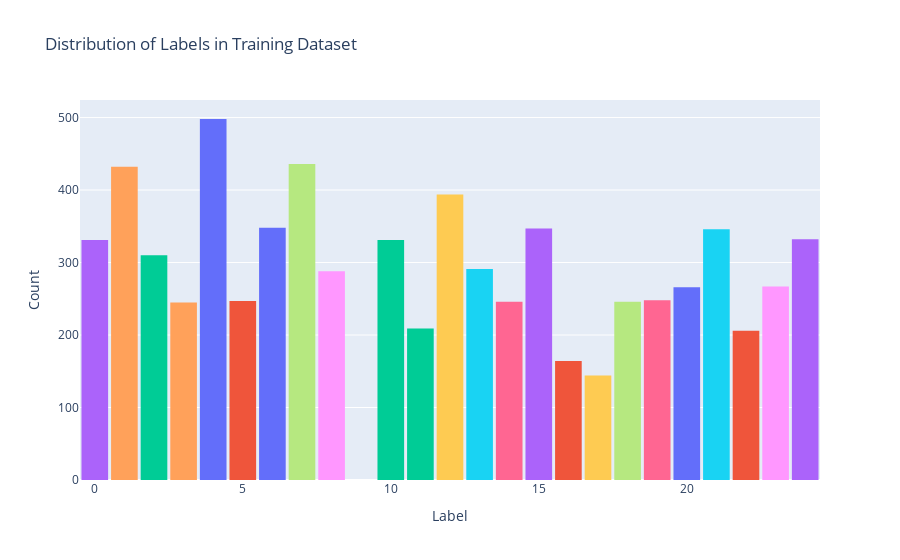

Notebook source saved alongside this figure:
### Code cell
fig = px.histogram(train_df, x='label',color='label', title='Distribution of Labels in Training Dataset')

fig.update_layout(
    xaxis_title='Label',
    yaxis_title='Count',
    showlegend=False,
    bargroupgap=0.1,
)

fig.show()

### Figure 1 — Plotly figure (JSON) as saved in the notebook; plotly's stock layout.template omitted (floating-point values rounded to 4 significant figures; data arrays with more than 128 entries replaced by an {"elided": "..."} marker saying what was removed)
{"data": [{"alignmentgroup": "True", "bingroup": "x", "hovertemplate": "label=%{x}<br>count=%{y}<extra></extra>", "legendgroup": "6", "marker": {"color": "#636efa", "pattern": {"shape": ""}}, "name": "6", "offsetgroup": "6", "orientation": "v", "showlegend": true, "type": "histogram", "x": {"elided": "348 int values"}, "xaxis": "x", "yaxis": "y"}, {"alignmentgroup": "True", "bingroup": "x", "hovertemplate": "label=%{x}<br>count=%{y}<extra></extra>", "legendgroup": "5", "marker": {"color": "#EF553B", "pattern": {"shape": ""}}, "name": "5", "offsetgroup": "5", "orientation": "v", "showlegend": true, "type": "histogram", "x": {"elided": "247 int values"}, "xaxis": "x", "yaxis": "y"}, {"alignmentgroup": "True", "bingroup": "x", "hovertemplate": "label=%{x}<br>count=%{y}<extra></extra>", "legendgroup": "10", "marker": {"color": "#00cc96", "pattern": {"shape": ""}}, "name": "10", "offsetgroup": "10", "orientation": "v", "showlegend": true, "type": "histogram", "x": {"elided": "331 int values"}, "xaxis": "x", "yaxis": "y"}, {"alignmentgroup": "True", "bingroup": "x", "hovertemplate": "label=%{x}<br>count=%{y}<extra></extra>", "legendgroup": "0", "marker": {"color": "#ab63fa", "pattern": {"shape": ""}}, "name": "0", "offsetgroup": "0", "orientation": "v", "showlegend": true, "type": "histogram", "x": {"elided": "331 int values"}, "xaxis": "x", "yaxis": "y"}, {"alignmentgroup": "True", "bingroup": "x", "hovertemplate": "label=%{x}<br>count=%{y}<extra></extra>", "legendgroup": "3", "marker": {"color": "#FFA15A", "pattern": {"shape": ""}}, "name": "3", "offsetgroup": "3", "orientation": "v", "showlegend": true, "type": "histogram", "x": {"elided": "245 int values"}, "xaxis": "x", "yaxis": "y"}, {"alignmentgroup": "True", "bingroup": "x", "hovertemplate": "label=%{x}<br>count=%{y}<extra></extra>", "legendgroup": "21", "marker": {"color": "#19d3f3", "pattern": {"shape": ""}}, "name": "21", "offsetgroup": "21", "orientation": "v", "showlegend": true, "type": "histogram", "x": {"elided": "346 int values"}, "xaxis": "x", "yaxis": "y"}, {"alignmentgroup": "True", "bingroup": "x", "hovertemplate": "label=%{x}<br>count=%{y}<extra></extra>", "legendgroup": "14", "marker": {"color": "#FF6692", "pattern": {"shape": ""}}, "name": "14", "offsetgroup": "14", "orientation": "v", "showlegend": true, "type": "histogram", "x": {"elided": "246 int values"}, "xaxis": "x", "yaxis": "y"}, {"alignmentgroup": "True", "bingroup": "x", "hovertemplate": "label=%{x}<br>count=%{y}<extra></extra>", "legendgroup": "7", "marker": {"color": "#B6E880", "pattern": {"shape": ""}}, "name": "7", "offsetgroup": "7", "orientation": "v", "showlegend": true, "type": "histogram", "x": {"elided": "436 int values"}, "xaxis": "x", "yaxis": "y"}, {"alignmentgroup": "True", "bingroup": "x", "hovertemplate": "label=%{x}<br>count=%{y}<extra></extra>", "legendgroup": "8", "marker": {"color": "#FF97FF", "pattern": {"shape": ""}}, "name": "8", "offsetgroup": "8", "orientation": "v", "showlegend": true, "type": "histogram", "x": {"elided": "288 int values"}, "xaxis": "x", "yaxis": "y"}, {"alignmentgroup": "True", "bingroup": "x", "hovertemplate": "label=%{x}<br>count=%{y}<extra></extra>", "legendgroup": "12", "marker": {"color": "#FECB52", "pattern": {"shape": ""}}, "name": "12", "offsetgroup": "12", "orientation": "v", "showlegend": true, "type": "histogram", "x": {"elided": "394 int values"}, "xaxis": "x", "yaxis": "y"}, {"alignmentgroup": "True", "bingroup": "x", "hovertemplate": "label=%{x}<br>count=%{y}<extra></extra>", "legendgroup": "4", "marker": {"color": "#636efa", "pattern": {"shape": ""}}, "name": "4", "offsetgroup": "4", "orientation": "v", "showlegend": true, "type": "histogram", "x": {"elided": "498 int values"}, "xaxis": "x", "yaxis": "y"}, {"alignmentgroup": "True", "bingroup": "x", "hovertemplate": "label=%{x}<br>count=%{y}<extra></extra>", "legendgroup": "22", "marker": {"color": "#EF553B", "pattern": {"shape": ""}}, "name": "22", "offsetgroup": "22", "orientation": "v", "showlegend": true, "type": "histogram", "x": {"elided": "206 int values"}, "xaxis": "x", "yaxis": "y"}, {"alignmentgroup": "True", "bingroup": "x", "hovertemplate": "label=%{x}<br>count=%{y}<extra></extra>", "legendgroup": "2", "marker": {"color": "#00cc96", "pattern": {"shape": ""}}, "name": "2", "offsetgroup": "2", "orientation": "v", "showlegend": true, "type": "histogram", "x": {"elided": "310 int values"}, "xaxis": "x", "yaxis": "y"}, {"alignmentgroup": "True", "bingroup": "x", "hovertemplate": "label=%{x}<br>count=%{y}<extra></extra>", "legendgroup": "15", "marker": {"color": "#ab63fa", "pattern": {"shape": ""}}, "name": "15", "offsetgroup": "15", "orientation": "v", "showlegend": true, "type": "histogram", "x": {"elided": "347 int values"}, "xaxis": "x", "yaxis": "y"}, {"alignmentgroup": "True", "bingroup": "x", "hovertemplate": "label=%{x}<br>count=%{y}<extra></extra>", "legendgroup": "1", "marker": {"color": "#FFA15A", "pattern": {"shape": ""}}, "name": "1", "offsetgroup": "1", "orientation": "v", "showlegend": true, "type": "histogram", "x": {"elided": "432 int values"}, "xaxis": "x", "yaxis": "y"}, {"alignmentgroup": "True", "bingroup": "x", "hovertemplate": "label=%{x}<br>count=%{y}<extra></extra>", "legendgroup": "13", "marker": {"color": "#19d3f3", "pattern": {"shape": ""}}, "name": "13", "offsetgroup": "13", "orientation": "v", "showlegend": true, "type": "histogram", "x": {"elided": "291 int values"}, "xaxis": "x", "yaxis": "y"}, {"alignmentgroup": "True", "bingroup": "x", "hovertemplate": "label=%{x}<br>count=%{y}<extra></extra>", "legendgroup": "19", "marker": {"color": "#FF6692", "pattern": {"shape": ""}}, "name": "19", "offsetgroup": "19", "orientation": "v", "showlegend": true, "type": "histogram", "x": {"elided": "248 int values"}, "xaxis": "x", "yaxis": "y"}, {"alignmentgroup": "True", "bingroup": "x", "hovertemplate": "label=%{x}<br>count=%{y}<extra></extra>", "legendgroup": "18", "marker": {"color": "#B6E880", "pattern": {"shape": ""}}, "name": "18", "offsetgroup": "18", "orientation": "v", "showlegend": true, "type": "histogram", "x": {"elided": "246 int values"}, "xaxis": "x", "yaxis": "y"}, {"alignmentgroup": "True", "bingroup": "x", "hovertemplate": "label=%{x}<br>count=%{y}<extra></extra>", "legendgroup": "23", "marker": {"color": "#FF97FF", "pattern": {"shape": ""}}, "name": "23", "offsetgroup": "23", "orientation": "v", "showlegend": true, "type": "histogram", "x": {"elided": "267 int values"}, "xaxis": "x", "yaxis": "y"}, {"alignmentgroup": "True", "bingroup": "x", "hovertemplate": "label=%{x}<br>count=%{y}<extra></extra>", "legendgroup": "17", "marker": {"color": "#FECB52", "pattern": {"shape": ""}}, "name": "17", "offsetgroup": "17", "orientation": "v", "showlegend": true, "type": "histogram", "x": {"elided": "144 int values"}, "xaxis": "x", "yaxis": "y"}, {"alignmentgroup": "True", "bingroup": "x", "hovertemplate": "label=%{x}<br>count=%{y}<extra></extra>", "legendgroup": "20", "marker": {"color": "#636efa", "pattern": {"shape": ""}}, "name": "20", "offsetgroup": "20", "orientation": "v", "showlegend": true, "type": "histogram", "x": {"elided": "266 int values"}, "xaxis": "x", "yaxis": "y"}, {"alignmentgroup": "True", "bingroup": "x", "hovertemplate": "label=%{x}<br>count=%{y}<extra></extra>", "legendgroup": "16", "marker": {"color": "#EF553B", "pattern": {"shape": ""}}, "name": "16", "offsetgroup": "16", "orientation": "v", "showlegend": true, "type": "histogram", "x": {"elided": "164 int values"}, "xaxis": "x", "yaxis": "y"}, {"alignmentgroup": "True", "bingroup": "x", "hovertemplate": "label=%{x}<br>count=%{y}<extra></extra>", "legendgroup": "11", "marker": {"color": "#00cc96", "pattern": {"shape": ""}}, "name": "11", "offsetgroup": "11", "orientation": "v", "showlegend": true, "type": "histogram", "x": {"elided": "209 int values"}, "xaxis": "x", "yaxis": "y"}, {"alignmentgroup": "True", "bingroup": "x", "hovertemplate": "label=%{x}<br>count=%{y}<extra></extra>", "legendgroup": "24", "marker": {"color": "#ab63fa", "pattern": {"shape": ""}}, "name": "24", "offsetgroup": "24", "orientation": "v", "showlegend": true, "type": "histogram", "x": {"elided": "332 int values"}, "xaxis": "x", "yaxis": "y"}], "layout": {"bargroupgap": 0.1, "barmode": "relative", "legend": {"title": {"text": "label"}, "tracegroupgap": 0}, "showlegend": false, "title": {"text": "Distribution of Labels in Training Dataset"}, "xaxis": {"anchor": "y", "categoryarray": [6, 5, 10, 0, 3, 21, 14, 7, 8, 12, 4, 22, 2, 15, 1, 13, 19, 18, 23, 17, 20, 16, 11, 24], "categoryorder": "array", "domain": [0, 1], "title": {"text": "Label"}}, "yaxis": {"anchor": "x", "domain": [0, 1], "title": {"text": "Count"}}}}
